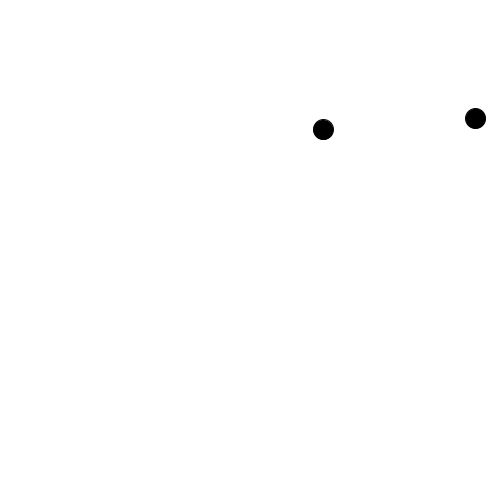
Frame 1 (no input)
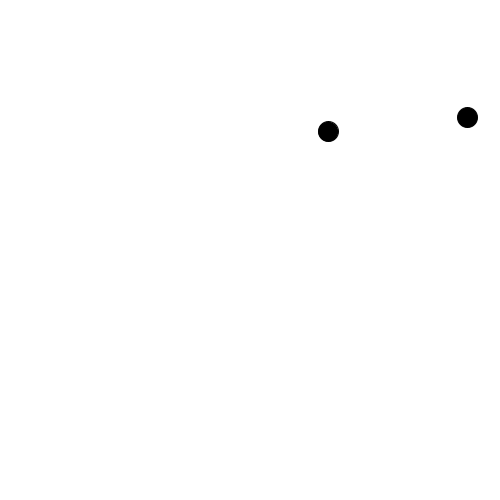
Frame 60 (the mouse pressed at the canvas centre just before this capture)
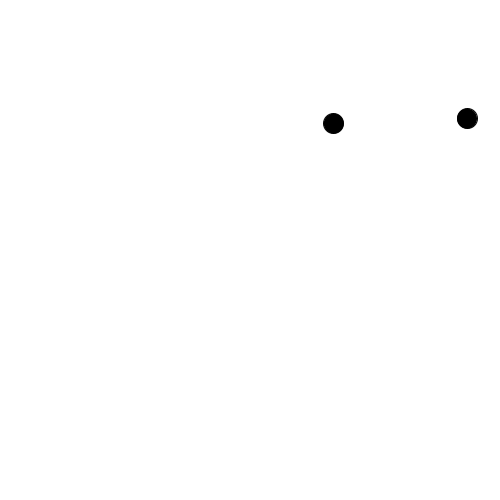
Frame 120 (the mouse held since frame 60 and released just before this capture)

The Processing sketch that drew these frames (run headless with seeded random() and noise(); from frame 60 on, the mouse is pressed at the canvas centre):

// Processing sketch: _03_walker_constructor
// ── _03_walker_constructor.pde
Walker guy; // just like "int x;" it is type then name
Walker fred;

void setup() {
  size(500, 500);
  smooth();
  guy = new Walker();  
  fred = new Walker();
}

void draw() {
  background(255);
  
  guy.display();
  guy.move();

  fred.display();
  fred.move();
}


class Walker
{
  float x;
  float y;
  
  Walker() {
    x = random(0, width);
    y = random(0, height);
  }
  
  void display() {
    fill(0);
    ellipse(x, y, 20, 20);
  }
  
  void move() {
    x += random(-1, 1);
    y += random(-1, 1); 
  }
}
